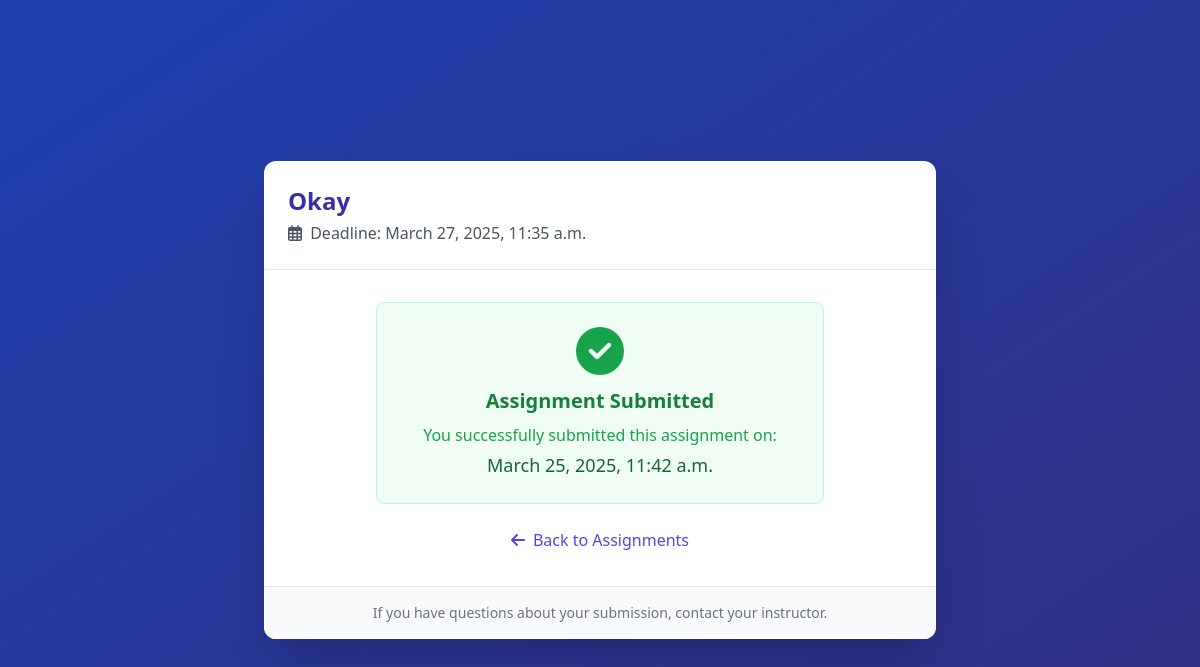
/submit/4/ (signed in), run on the app's committed database.
### submissions/models.py (models this page shows, shortened)
class Assignment(models.Model):
    title = models.CharField(max_length=200)
    description = models.TextField()
    deadline = models.DateTimeField()
    unit = models.ForeignKey(Unit, on_delete=models.CASCADE)
    attachment = models.FileField(upload_to=assignment_upload_path, null=True, blank=True)

class StudentSubmission(models.Model):
    student = models.ForeignKey(User, on_delete=models.CASCADE)
    assignment = models.ForeignKey(Assignment, on_delete=models.CASCADE)
    submitted_at = models.DateTimeField(null=True, blank=True)
    is_submitted = models.BooleanField(default=False)
    student_attachment = models.FileField(upload_to=assignment_upload_path_student, null=True, blank=True)
    marked = models.BooleanField(default=False)
    class SubmissionStatus(models.TextChoices):
        NOT_STARTED = 'NS', 'Not Started'
        IN_PROGRESS = 'IP', 'In Progress'
        SUBMITTED_EARLY = 'SE', 'Submitted Early'
        SUBMITTED_ON_TIME = 'ST', 'Submitted On Time'
        LATE_SUBMISSION = 'LS', 'Late Submission'
    status = models.CharField(
        max_length=2,
        choices=SubmissionStatus.choices,
        default=SubmissionStatus.NOT_STARTED
    )
    ai_feedback = models.TextField(blank=True, null=True)

### reminders/views.py (the view)
# urls.py: path("submit/<int:assignment_id>/", submit_assignment, name="submit_assignment"),
@login_required
def submit_assignment(request, assignment_id):
    assignment = get_object_or_404(Assignment, id=assignment_id)
    student = request.user
    submission, created = StudentSubmission.objects.get_or_create(student=student, assignment=assignment)
    if request.method == "POST":
        form = SubmissionForm(request.POST, request.FILES, instance=submission)
        if form.is_valid():
            now = timezone.now()
            submission.submitted_at = now
            submission.is_submitted = True
            if now < assignment.deadline:
                time_difference = (assignment.deadline - now).total_seconds()
                if time_difference > 86400:
                    submission.status = StudentSubmission.SubmissionStatus.SUBMITTED_EARLY
                else:
                    submission.status = StudentSubmission.SubmissionStatus.SUBMITTED_ON_TIME
            else:
                submission.status = StudentSubmission.SubmissionStatus.LATE_SUBMISSION
            form.save()
            messages.success(request, "Assignment submitted successfully!")
            return redirect("assignment_list")
    else:
        form = SubmissionForm(instance=submission)
    return render(request, "submit_assignment.html", {"assignment": assignment, "submission": submission, "form": form})

### reminders/templates/submit_assignment.html (shortened to what this page needs)
{% load static %}
<!DOCTYPE html>
<html lang="en">
<head>
    <script src="https://cdn.tailwindcss.com"></script>
</head>
<body class="bg-gradient-to-br from-blue-800 to-indigo-900 min-h-screen flex items-center justify-center p-4">
    <div class="max-w-2xl w-full bg-white rounded-xl shadow-2xl overflow-hidden">
        <div class="p-6 border-b">
            <h1 class="text-2xl font-bold text-indigo-800">{{ assignment.title }}</h1>
            <p class="text-gray-600 mt-1">
                <i class="far fa-calendar-alt mr-1"></i> Deadline: {{ assignment.deadline }}
            </p>
        </div>
        <div class="p-8 flex flex-col items-center">
            <div class="w-full max-w-md text-center">
                {% if submission and submission.is_submitted %}
                    <div class="bg-green-50 border border-green-200 rounded-lg p-6 mb-6">
                        <div class="text-green-600 text-5xl mb-3">
                            <i class="fas fa-check-circle"></i>
                        </div>
                        <h3 class="text-xl font-semibold text-green-700 mb-2">Assignment Submitted</h3>
                        <p class="text-green-600">
                            You successfully submitted this assignment on:
                        </p>
                        <p class="text-lg font-medium text-green-800 mt-1">
                            {{ submission.submitted_at }}
                        </p>
                    </div>
                {% endif %}
                <a href="{% url 'assignment_list' %}" class="inline-flex items-center text-indigo-600 hover:text-indigo-800 font-medium">
                    <i class="fas fa-arrow-left mr-2"></i> Back to Assignments
                </a>
            </div>
        </div>
        <div class="bg-gray-50 p-4 text-center border-t">
            <p class="text-sm text-gray-500">
                {% if submission and submission.is_submitted %}
                    If you have questions about your submission, contact your instructor.
                {% else %}
                    Make sure your work is complete before submitting.
                {% endif %}
            </p>
        </div>
    </div>
</body>
</html>

### data on the page
Assignment: title "Okay", deadline "March 27, 2025, 11:35 a.m."
StudentSubmission: submitted_at "March 25, 2025, 11:42 a.m."
